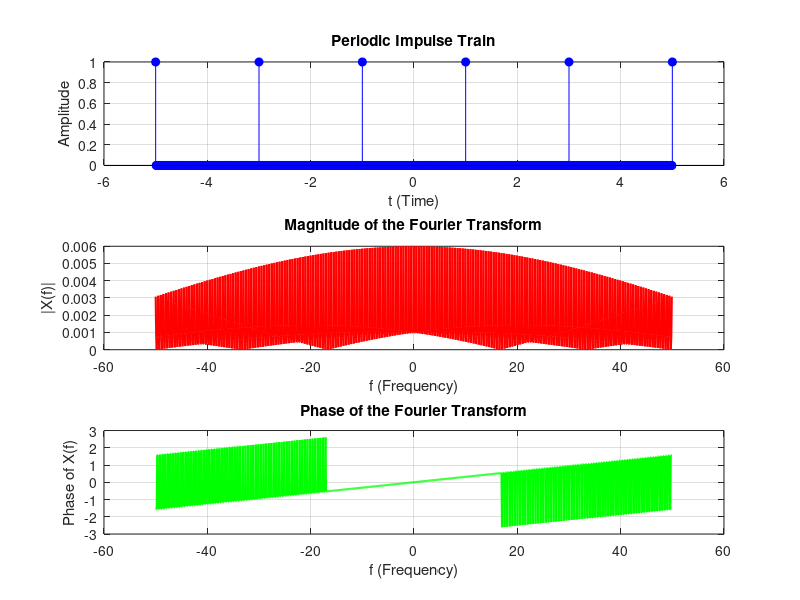
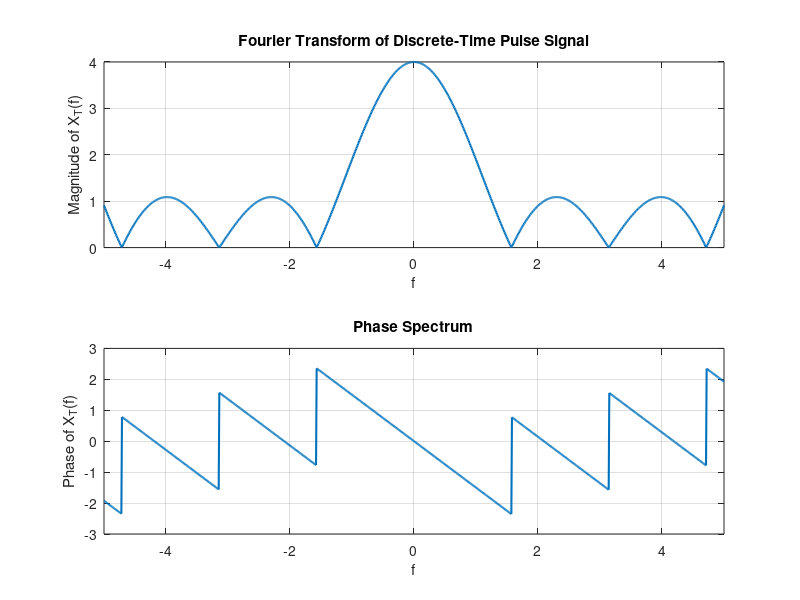
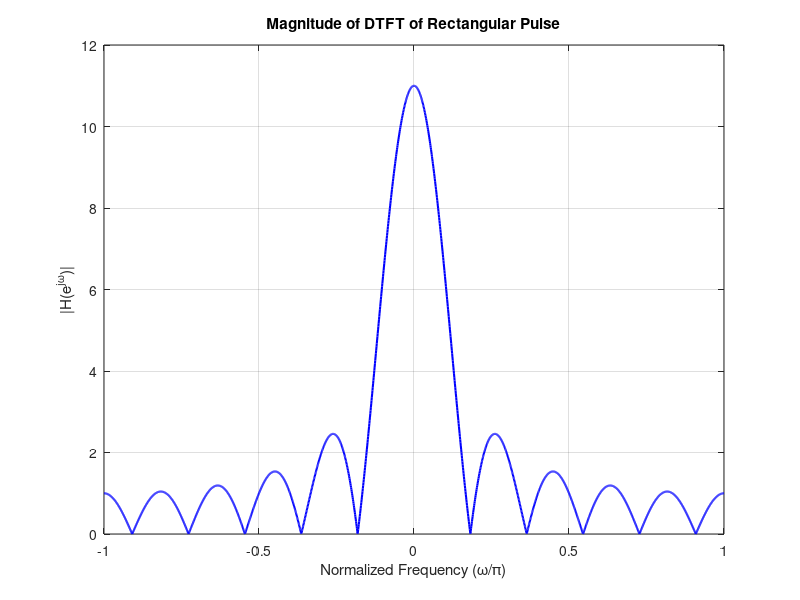
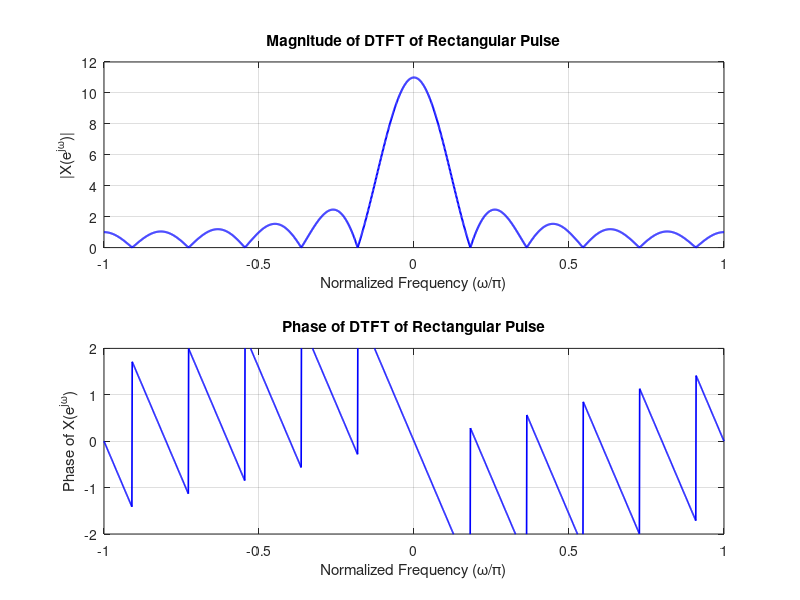

Write MATLAB code to recreate these figures, in order.
%% EXPERIMENT: FOURIER TRANSFORM AND DTFT ANALYSIS
clc;
clear;
close all;

%% ==========================================================
%% 1. Fourier Transform of Periodic Impulse Train
%% ==========================================================

t = -5:0.01:5;
dt = t(2)-t(1);

x = zeros(size(t));
x(mod(round((t+5)/dt),200)==0)=1;

N = length(x);
X = fftshift(fft(x));

Fs = 1/dt;
f = (-N/2:N/2-1)*(Fs/N);

figure;

subplot(3,1,1)
stem(t,x,'b','filled')
grid on
title('Periodic Impulse Train')
xlabel('t (Time)')
ylabel('Amplitude')
xlim([-6 6])

subplot(3,1,2)
plot(f,abs(X)/N,'r','LineWidth',1.5)
grid on
title('Magnitude of the Fourier Transform')
xlabel('f (Frequency)')
ylabel('|X(f)|')
xlim([-60 60])

subplot(3,1,3)
plot(f,angle(X),'g','LineWidth',1.5)
grid on
title('Phase of the Fourier Transform')
xlabel('f (Frequency)')
ylabel('Phase of X(f)')
xlim([-60 60])

%% ==========================================================
%% 2. Discrete-Time Fourier Transform (DTFT)
%% ==========================================================

x = ones(1,4);

n = 0:length(x)-1;

w = -5:0.01:5;

X = zeros(size(w));

for k = 1:length(w)
    X(k) = sum(x.*exp(-1j*w(k)*n));
end

figure;

subplot(2,1,1)
plot(w,abs(X),'LineWidth',1.5)
grid on
title('Fourier Transform of Discrete-Time Pulse Signal')
xlabel('f')
ylabel('Magnitude of X_T(f)')
xlim([-5 5])

subplot(2,1,2)
plot(w,angle(X),'LineWidth',1.5)
grid on
title('Phase Spectrum')
xlabel('f')
ylabel('Phase of X_T(f)')
xlim([-5 5])

%% ==========================================================
%% 3. DTFT of Rectangular Pulse (Magnitude Only)
%% ==========================================================

N = 11;
x = ones(1,N);

n = 0:N-1;

wn = -1:0.001:1;
w = wn*pi;

X = zeros(size(w));

for k = 1:length(w)
    X(k) = sum(x.*exp(-1j*w(k)*n));
end

figure;

plot(wn,abs(X),'b','LineWidth',1.5)

grid on
box on

title('Magnitude of DTFT of Rectangular Pulse')
xlabel('Normalized Frequency (\omega/\pi)')
ylabel('|H(e^{j\omega})|')

xlim([-1 1])
ylim([0 12])

%% ==========================================================
%% 4. DTFT of Rectangular Pulse (Magnitude & Phase)
%% ==========================================================

N = 11;
x = ones(1,N);

n = 0:N-1;

wn = -1:0.001:1;
w = wn*pi;

X = zeros(size(w));

for k = 1:length(w)
    X(k) = sum(x.*exp(-1j*w(k)*n));
end

figure;

subplot(2,1,1)
plot(wn,abs(X),'b','LineWidth',1.5)
grid on
box on
title('Magnitude of DTFT of Rectangular Pulse')
xlabel('Normalized Frequency (\omega/\pi)')
ylabel('|X(e^{j\omega})|')
xlim([-1 1])
ylim([0 12])

subplot(2,1,2)
plot(wn,angle(X),'b','LineWidth',1.2)
grid on
box on
title('Phase of DTFT of Rectangular Pulse')
xlabel('Normalized Frequency (\omega/\pi)')
ylabel('Phase of X(e^{j\omega})')
xlim([-1 1])
ylim([-2 2])

disp('------------------------------------------------');
disp('All Fourier Transform and DTFT experiments completed.');
disp('Four figure windows have been generated.');
disp('------------------------------------------------');
